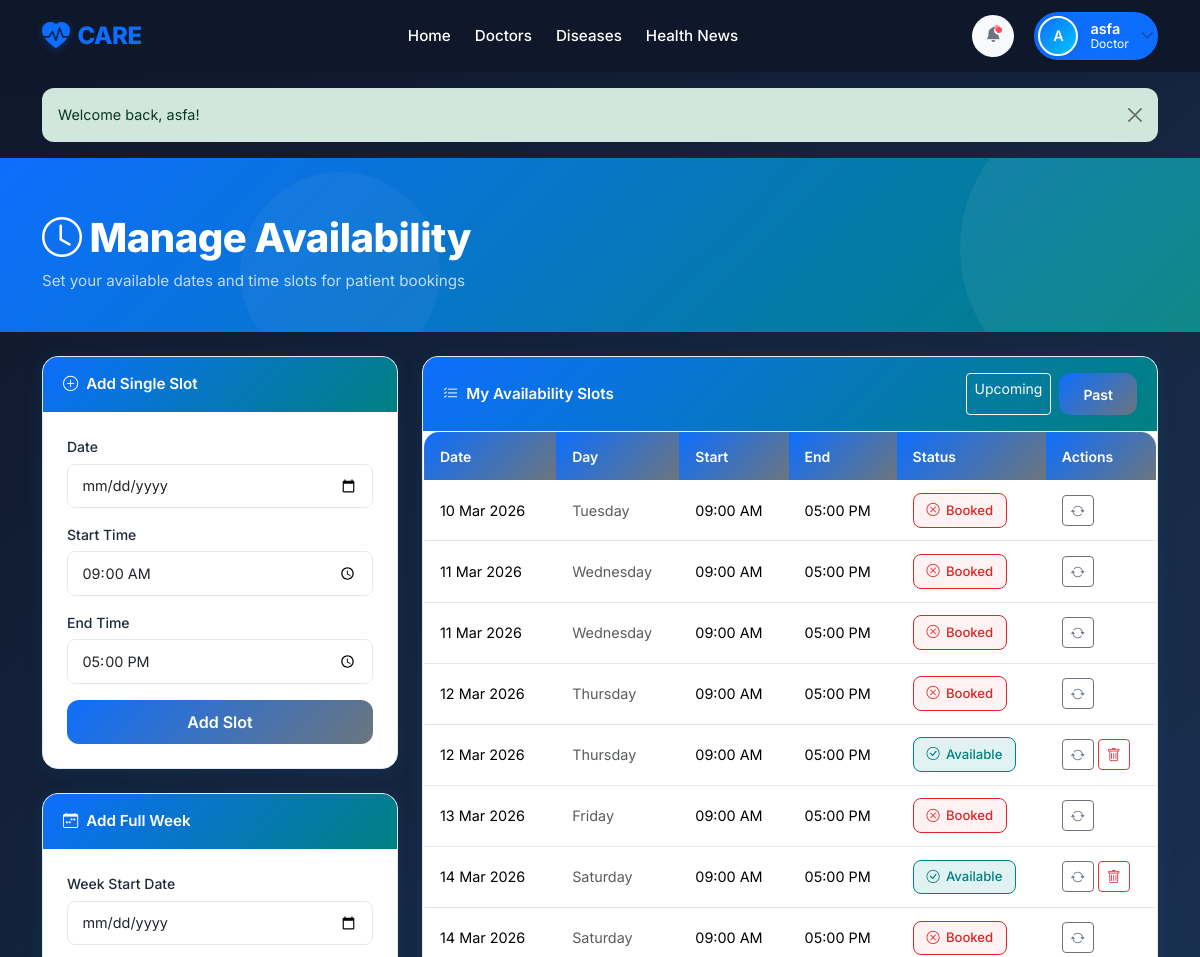
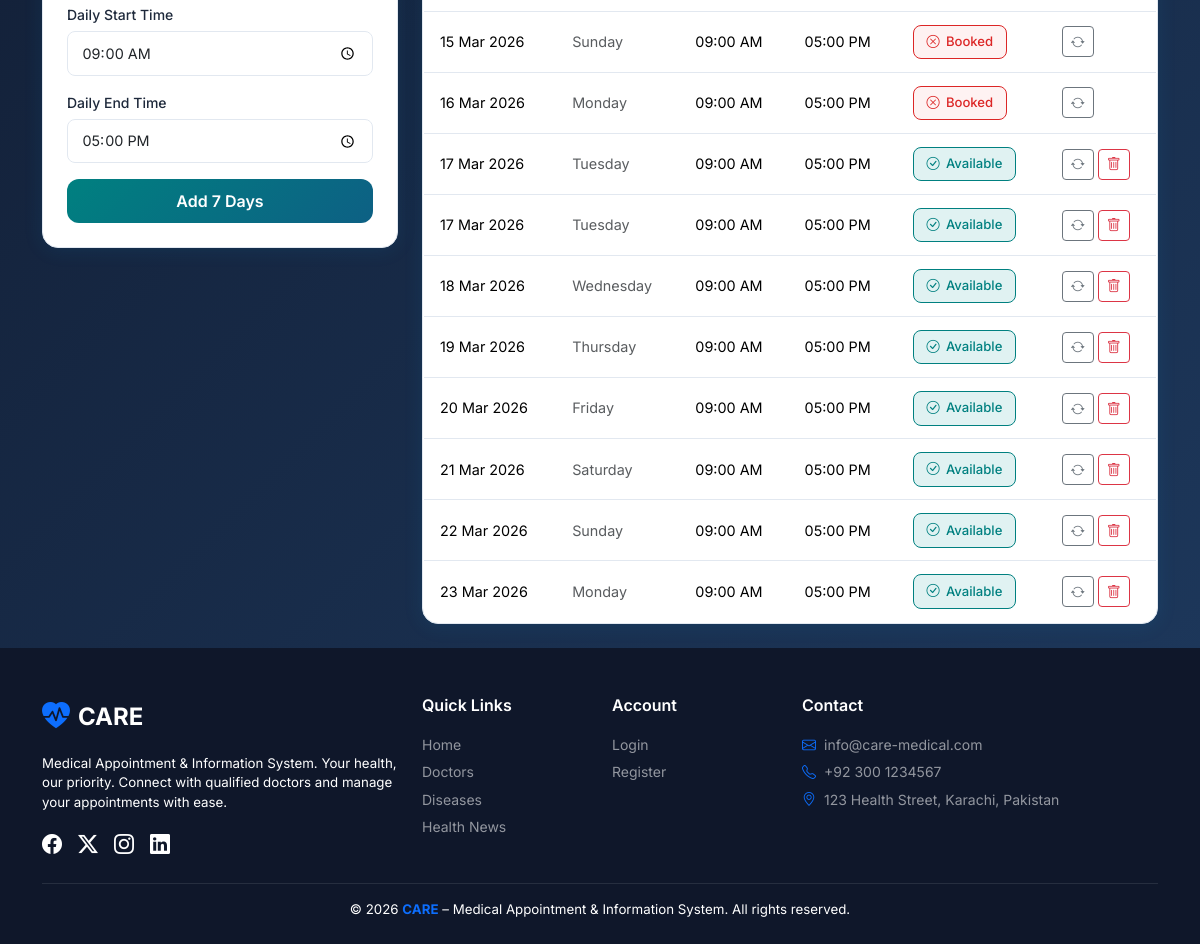
/doctor/availability.php?filter=past (signed in), run on the app's committed database (2 pictures, top to bottom).
### tables this page shows
CREATE TABLE `availability` (
  `id` int(11) NOT NULL,
  `doctor_id` int(11) NOT NULL,
  `available_date` date NOT NULL,
  `start_time` time NOT NULL,
  `end_time` time NOT NULL,
  `status` enum('available','booked') DEFAULT 'available'
);

### doctor/availability.php (the view, shortened to what this page needs)
<?php
require_once '../config/db.php';
require_once '../includes/auth.php';
$userId = (int)$_SESSION['user_id'];
$doctor = $conn->query("SELECT id FROM doctors WHERE user_id=$userId")->fetch_assoc();
$docId = $doctor['id'];
$filter = $_GET['filter'] ?? 'upcoming';
$whereClause = $filter === 'past' ? "AND available_date < CURDATE()" : "AND available_date >= CURDATE()";
$slots = $conn->query("
    SELECT * FROM availability
    WHERE doctor_id=$docId $whereClause
    ORDER BY available_date ASC, start_time ASC
");
include '../includes/header.php';
?>
<div class="page-hero">
    <div class="container">
        <h1><i class="bi bi-clock me-2"></i>Manage Availability</h1>
        <p class="mb-0 opacity-75">Set your available dates and time slots for patient bookings</p>
    </div>
</div>
<div class="container py-4">
    <div class="row g-4">
        <div class="col-lg-4">
            <div class="care-card mb-4">
                <div class="card-header"><i class="bi bi-plus-circle me-2"></i>Add Single Slot</div>
                <div class="card-body p-4">
                    <form method="POST">
                        <div class="mb-3">
                            <label class="form-label">Date</label>
                            <input type="date" name="available_date" class="form-control min-today" required>
                        </div>
                        <div class="mb-3">
                            <label class="form-label">Start Time</label>
                            <input type="time" name="start_time" class="form-control" value="09:00" required>
                        </div>
                        <div class="mb-3">
                            <label class="form-label">End Time</label>
                            <input type="time" name="end_time" class="form-control" value="17:00" required>
                        </div>
                        <button type="submit" class="btn btn-care w-100">Add Slot</button>
                    </form>
                </div>
            </div>
            <div class="care-card">
                <div class="card-header"><i class="bi bi-calendar-week me-2"></i>Add Full Week</div>
                <div class="card-body p-4">
                    <form method="POST">
                        <div class="mb-3">
                            <label class="form-label">Week Start Date</label>
                            <input type="date" name="week_start" class="form-control min-today" required>
                        </div>
                        <div class="mb-3">
                            <label class="form-label">Daily Start Time</label>
                            <input type="time" name="week_start_time" class="form-control" value="09:00" required>
                        </div>
                        <div class="mb-3">
                            <label class="form-label">Daily End Time</label>
                            <input type="time" name="week_end_time" class="form-control" value="17:00" required>
                        </div>
                        <button type="submit" class="btn btn-teal w-100">Add 7 Days</button>
                    </form>
                </div>
            </div>
        </div>
        <div class="col-lg-8">
            <div class="care-card">
                <div class="card-header d-flex justify-content-between align-items-center">
                    <span><i class="bi bi-list-check me-2"></i>My Availability Slots</span>
                    <div class="d-flex gap-2">
                        <a href="?filter=upcoming" class="btn btn-sm <?= $filter==='upcoming'?'btn-care':'btn-outline-light' ?>">Upcoming</a>
                        <a href="?filter=past"     class="btn btn-sm <?= $filter==='past'?'btn-care':'btn-outline-light' ?>">Past</a>
                    </div>
                </div>
                <div class="card-body p-0">
                    <div class="table-responsive">
                        <table class="table care-table mb-0">
                            <thead>
                                <tr><th>Date</th><th>Day</th><th>Start</th><th>End</th><th>Status</th><th>Actions</th></tr>
                            </thead>
                            <tbody>
                                <?php if ($slots->num_rows > 0): while ($s = $slots->fetch_assoc()): ?>
                                <tr>
                                    <td class="fw-500"><?= formatDate($s['available_date']) ?></td>
                                    <td class="text-muted small"><?= date('l', strtotime($s['available_date'])) ?></td>
                                    <td><?= formatTime($s['start_time']) ?></td>
                                    <td><?= formatTime($s['end_time']) ?></td>
                                    <td>
                                        <span class="slot-badge <?= $s['status'] ?>">
                                            <i class="bi bi-<?= $s['status']==='available'?'check-circle':'x-circle' ?>"></i>
                                            <?= ucfirst($s['status']) ?>
                                        </span>
                                    </td>
                                    <td>
                                        <form method="POST" class="d-inline">
                                            <button type="submit" class="btn btn-outline-secondary btn-sm" title="Toggle">
                                                <i class="bi bi-arrow-repeat"></i>
                                            </button>
                                        </form>
                                        <?php if ($s['status'] === 'available'): ?>
                                        <form method="POST" class="d-inline">
                                            <button type="submit" class="btn btn-outline-danger btn-sm" data-confirm="Remove this slot?">
                                                <i class="bi bi-trash"></i>
                                            </button>
                                        </form>
                                        <?php endif; ?>
                                    </td>
                                </tr>
                                <?php endwhile; else: ?>
                                <tr><td colspan="6" class="text-center text-muted py-4">No <?= $filter ?> slots. Add some above!</td></tr>
                                <?php endif; ?>
                            </tbody>
                        </table>
                    </div>
                </div>
            </div>
        </div>
    </div>
</div>
<?php include '../includes/footer.php'; ?>

### assets/css/style.css (style rules this page uses)
:root { --care-primary: #0ea5e9; --care-secondary: #0284c7; --care-teal: #0d9488; --care-teal-light: #ccfbf1; --care-blue-light: #e0f2fe; --care-dark: #0f172a; --care-text: #1e293b; --care-muted: #6e748b; --care-border: #e2e8f0; --care-card-bg: #ffffff; --care-bg: #f0f9ff; --navbar-bg: #0f172a; --footer-bg: #0f172a; --shadow-sm: 0 1px 3px rgba(0, 0, 0, .08), 0 1px 2px rgba(0, 0, 0, .06); --shadow-md: 0 4px 6px -1px rgba(0, 0, 0, .1), 0 2px 4px -1px rgba(0, 0, 0, .06); --shadow-lg: 0 10px 15px -3px rgba(0, 0, 0, .1), 0 4px 6px -2px rgba(0, 0, 0, .05); --shadow-card: 0 2px 20px rgba(14, 165, 233, .10); --radius-sm: 0.5rem; --radius-md: 0.75rem; --radius-lg: 1rem; --radius-xl: 1.5rem; --transition: all 0.25s ease; }
*, *::before, *::after { box-sizing: border-box; }
html { scroll-behavior: smooth; }
body { font-family: 'Inter', system-ui, -apple-system, sans-serif; background: linear-gradient(135deg, #0f172a 0%, #1e3a5f 100%); color: var(--care-text); min-height: 100vh; display: flex; flex-direction: column; font-size: 0.95rem; }
.care-card { background: var(--care-card-bg); border: 1px solid var(--care-border); border-radius: var(--radius-lg); box-shadow: var(--shadow-card); transition: var(--transition); overflow: hidden; }
.care-card .card-header { background: linear-gradient(135deg, var(--care-primary), var(--care-teal)); color: #fff; border: none; font-weight: 600; padding: 1rem 1.25rem; transition: var(--transition); }
.btn-care { background: linear-gradient(135deg, var(--care-primary), var(--care-secondary)); color: #fff !important; border: none; border-radius: var(--radius-md); font-weight: 600; padding: 0.65rem 1.5rem; transition: var(--transition); }
.btn-teal { background: linear-gradient(135deg, var(--care-teal), #0d6084); color: #fff !important; border: none; border-radius: var(--radius-md); font-weight: 600; padding: 0.6rem 1.4rem; transition: var(--transition); }
.form-control, .form-select { border-radius: var(--radius-sm); border-color: var(--care-border); padding: 0.65rem 0.9rem; font-size: 0.9rem; transition: var(--transition); }
.form-label { font-weight: 500; color: var(--care-text); font-size: 0.875rem; margin-bottom: 0.4rem; }
.care-table { border-radius: var(--radius-lg); overflow: hidden; box-shadow: var(--shadow-card); border: 1px solid var(--care-border); }
.care-table thead th { background: linear-gradient(135deg, var(--care-primary), var(--care-secondary)); color: #fff; font-weight: 600; border: none; padding: 0.85rem 1rem; font-size: 0.875rem; }
.care-table tbody tr { transition: var(--transition); border-color: var(--care-border); }
.care-table td { padding: 0.8rem 1rem; vertical-align: middle; font-size: 0.9rem; position: relative; z-index: 1; }
.page-hero { background: linear-gradient(135deg, var(--care-primary), var(--care-teal)); color: #fff; padding: 3.5rem 0 2.5rem; position: relative; overflow: hidden; }
.page-hero::before { content: ''; position: absolute; top: -60px; right: -60px; width: 300px; height: 300px; border-radius: 50%; background: rgba(255, 255, 255, .06); }
.page-hero::after { content: ''; position: absolute; bottom: -40px; left: 20%; width: 200px; height: 200px; border-radius: 50%; background: rgba(255, 255, 255, .04); }
.page-hero .container { position: relative; z-index: 1; }
.page-hero h1 { font-weight: 800; letter-spacing: -0.5px; }
.slot-badge { display: inline-flex; align-items: center; gap: 0.4rem; padding: 0.4rem 0.8rem; border-radius: var(--radius-sm); font-size: 0.82rem; font-weight: 500; border: 1px solid; }
.slot-badge.available { background: var(--care-teal-light); color: var(--care-teal); border-color: var(--care-teal); }
.slot-badge.booked { background: #fef2f2; color: #dc2626; border-color: #dc2626; }

### assets/css/header.css (style rules this page uses)
:root { --care-primary: #0d6efd; --care-primary-dark: #0a58ca; --care-secondary: #6c757d; --care-teal: #008080; --care-teal-light: #e0f2f2; --care-blue-light: #f0f7ff; --care-white: #ffffff; --care-dark: #212529; --navbar-bg: #0f172a; --care-gray-100: #f8f9fa; --care-gray-200: #e9ecef; --care-shadow: 0 4px 20px rgba(0, 0, 0, 0.08); --care-transition: all 0.3s cubic-bezier(0.4, 0, 0.2, 1); }

### data on the page
availability: available_date "10 Mar 2026", available_date "Tuesday", start_time "09:00 AM", end_time "05:00 PM", status "Booked"
availability: available_date "11 Mar 2026", available_date "Wednesday", start_time "09:00 AM", end_time "05:00 PM", status "Booked"
availability: available_date "11 Mar 2026", available_date "Wednesday", start_time "09:00 AM", end_time "05:00 PM", status "Booked"
availability: available_date "12 Mar 2026", available_date "Thursday", start_time "09:00 AM", end_time "05:00 PM", status "Booked"
availability: available_date "12 Mar 2026", available_date "Thursday", start_time "09:00 AM", end_time "05:00 PM", status "Available"
availability: available_date "13 Mar 2026", available_date "Friday", start_time "09:00 AM", end_time "05:00 PM", status "Booked"
availability: available_date "14 Mar 2026", available_date "Saturday", start_time "09:00 AM", end_time "05:00 PM", status "Available"
availability: available_date "14 Mar 2026", available_date "Saturday", start_time "09:00 AM", end_time "05:00 PM", status "Booked"
availability: available_date "15 Mar 2026", available_date "Sunday", start_time "09:00 AM", end_time "05:00 PM", status "Booked"
availability: available_date "16 Mar 2026", available_date "Monday", start_time "09:00 AM", end_time "05:00 PM", status "Booked"
availability: available_date "17 Mar 2026", available_date "Tuesday", start_time "09:00 AM", end_time "05:00 PM", status "Available"
availability: available_date "17 Mar 2026", available_date "Tuesday", start_time "09:00 AM", end_time "05:00 PM", status "Available"
availability: available_date "18 Mar 2026", available_date "Wednesday", start_time "09:00 AM", end_time "05:00 PM", status "Available"
availability: available_date "19 Mar 2026", available_date "Thursday", start_time "09:00 AM", end_time "05:00 PM", status "Available"
availability: available_date "20 Mar 2026", available_date "Friday", start_time "09:00 AM", end_time "05:00 PM", status "Available"
availability: available_date "21 Mar 2026", available_date "Saturday", start_time "09:00 AM", end_time "05:00 PM", status "Available"
availability: available_date "22 Mar 2026", available_date "Sunday", start_time "09:00 AM", end_time "05:00 PM", status "Available"
availability: available_date "23 Mar 2026", available_date "Monday", start_time "09:00 AM", end_time "05:00 PM", status "Available"

### other printed values
$initial "A"
$username "asfa"
$role "Doctor"
$flash['message'] "Welcome back, asfa!"
